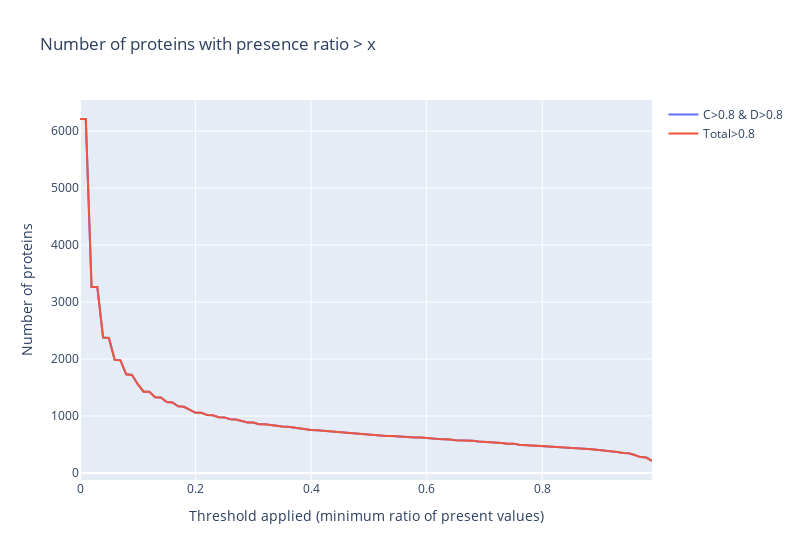

The cell this chart's notebook holds for it:
### Code cell
#
# Check proteins present in both, control and Disease
#

thr = 0.1

myX = np.arange(0, 1, 0.01)


fig = go.Figure()

fig.add_trace(go.Scatter(
    x=myX,
    y= [
        np.isin(
            Xq.columns[(~Xq.loc[Ci, :].isna()).sum()/Ci.shape[0]>i],
            Xq.columns[(~Xq.loc[Di, :].isna()).sum()/Di.shape[0]>i]
        ).sum()
        for i in myX
    ],
    name='C>0.8 & D>0.8'
))

fig.add_trace(go.Scatter(
    x=myX,
    y= [Xq.columns[(~Xq.isna()).sum()/Xq.shape[0]>i].shape[0] for i in myX],
    name='Total>0.8'
))

fig.update_layout(
    title='Number of proteins with presence ratio > x',
    width=800,
    xaxis_title='Threshold applied (minimum ratio of present values)',
    yaxis_title='Number of proteins'
)

fig.show()
